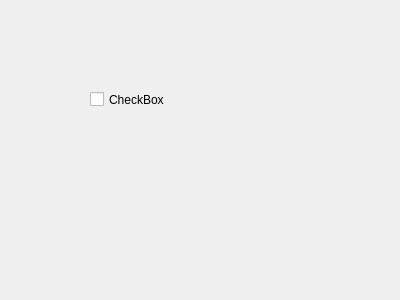
<?xml version="1.0" encoding="UTF-8"?>
<ui version="4.0">
 <class>form</class>
 <widget class="QWidget" name="form">
  <property name="geometry">
   <rect>
    <x>0</x>
    <y>0</y>
    <width>400</width>
    <height>300</height>
   </rect>
  </property>
  <property name="windowTitle">
   <string>Form</string>
  </property>
  <widget class="QCheckBox" name="checkBox">
   <property name="geometry">
    <rect>
     <x>90</x>
     <y>90</y>
     <width>78</width>
     <height>19</height>
    </rect>
   </property>
   <property name="text">
    <string>CheckBox</string>
   </property>
  </widget>
 </widget>
 <resources/>
 <connections/>
</ui>
